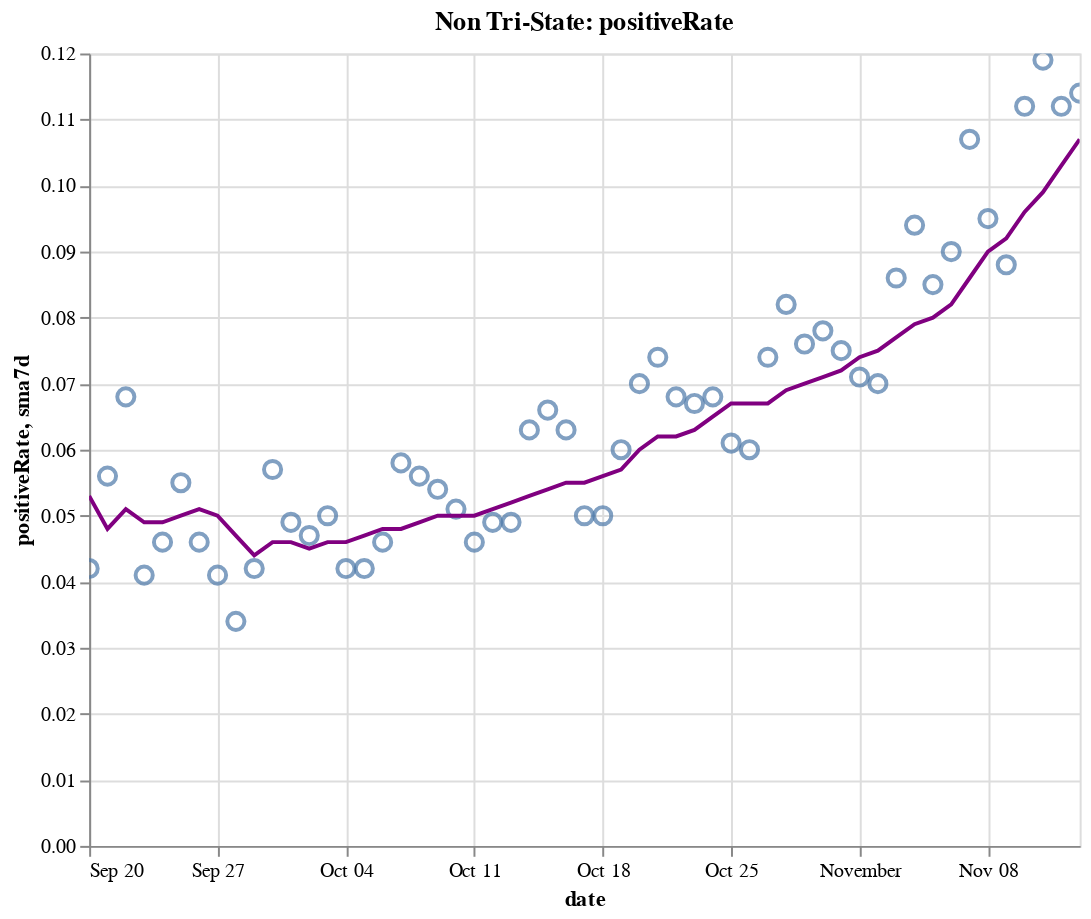

Notebook cell for this chart:
### Code cell
create_plot(non_tristate, 'positiveRate')

### Figure 1 — Vega-Lite specification as saved in the notebook (floating-point values rounded to 4 significant figures)
{"config": {"view": {"continuousWidth": 400, "continuousHeight": 300}}, "layer": [{"layer": [{"mark": {"type": "point", "size": 75}, "encoding": {"tooltip": [{"type": "temporal", "field": "date"}, {"type": "quantitative", "field": "positiveRate"}, {"type": "quantitative", "field": "sma7d"}], "x": {"type": "temporal", "field": "date"}, "y": {"type": "quantitative", "field": "positiveRate"}}, "selection": {"selector016": {"type": "interval", "bind": "scales", "encodings": ["x", "y"]}}}, {"mark": {"type": "line", "color": "purple"}, "encoding": {"x": {"type": "temporal", "field": "date"}, "y": {"type": "quantitative", "field": "sma7d"}}}]}, {"mark": {"type": "rule", "color": "#aaa"}, "encoding": {"x": {"type": "temporal", "field": "date"}}, "transform": [{"filter": {"selection": "selector015"}}]}, {"mark": "circle", "encoding": {"opacity": {"condition": {"value": 1, "selection": "selector015"}, "value": 0}, "tooltip": [{"type": "temporal", "field": "date"}, {"type": "quantitative", "field": "positiveRate"}, {"type": "quantitative", "field": "sma7d"}], "x": {"type": "temporal", "field": "date"}, "y": {"type": "quantitative", "field": "positiveRate"}}, "selection": {"selector015": {"type": "single", "encodings": ["x"], "on": "mouseover", "nearest": true, "empty": "none"}}}, {"mark": {"type": "text", "align": "left", "dx": 5, "dy": -5, "stroke": "white", "strokeWidth": 2}, "encoding": {"text": {"type": "quantitative", "field": "positiveRate"}, "tooltip": [{"type": "temporal", "field": "date"}, {"type": "quantitative", "field": "positiveRate"}, {"type": "quantitative", "field": "sma7d"}], "x": {"type": "temporal", "field": "date"}, "y": {"type": "quantitative", "field": "positiveRate"}}, "transform": [{"filter": {"selection": "selector015"}}]}, {"mark": {"type": "text", "align": "left", "dx": 5, "dy": -5}, "encoding": {"text": {"type": "quantitative", "field": "positiveRate"}, "tooltip": [{"type": "temporal", "field": "date"}, {"type": "quantitative", "field": "positiveRate"}, {"type": "quantitative", "field": "sma7d"}], "x": {"type": "temporal", "field": "date"}, "y": {"type": "quantitative", "field": "positiveRate"}}, "transform": [{"filter": {"selection": "selector015"}}]}], "data": {"name": "data-1d369c4f22a91b20d33fd5a65e74b2b9"}, "height": 400, "title": "Non Tri-State: positiveRate", "width": 500, "$schema": "https://vega.github.io/schema/vega-lite/v4.8.1.json", "datasets": {"data-1d369c4f22a91b20d33fd5a65e74b2b9": [{"date": "2020-09-20T00:00:00", "totalTestResultsIncrease": 817600.0, "positiveIncrease": 34370.0, "death": 145600.0, "deathIncrease": 322.0, "positiveRate": 0.042, "state": "Non Tri-State", "sma7d": 0.053}, {"date": "2020-09-21T00:00:00", "totalTestResultsIncrease": 670700.0, "positiveIncrease": 37600.0, "death": 145900.0, "deathIncrease": 281.0, "positiveRate": 0.056, "state": "Non Tri-State", "sma7d": 0.048}, {"date": "2020-09-22T00:00:00", "totalTestResultsIncrease": 710300.0, "positiveIncrease": 48040.0, "death": 146800.0, "deathIncrease": 842.0, "positiveRate": 0.068, "state": "Non Tri-State", "sma7d": 0.051}, {"date": "2020-09-23T00:00:00", "totalTestResultsIncrease": 904300.0, "positiveIncrease": 37320.0, "death": 147900.0, "deathIncrease": 1145.0, "positiveRate": 0.041, "state": "Non Tri-State", "sma7d": 0.049}, {"date": "2020-09-24T00:00:00", "totalTestResultsIncrease": 900000.0, "positiveIncrease": 41570.0, "death": 148800.0, "deathIncrease": 908.0, "positiveRate": 0.046, "state": "Non Tri-State", "sma7d": 0.049}, {"date": "2020-09-25T00:00:00", "totalTestResultsIncrease": 977000.0, "positiveIncrease": 53570.0, "death": 149700.0, "deathIncrease": 829.0, "positiveRate": 0.055, "state": "Non Tri-State", "sma7d": 0.05}, {"date": "2020-09-26T00:00:00", "totalTestResultsIncrease": 989400.0, "positiveIncrease": 45820.0, "death": 150500.0, "deathIncrease": 859.0, "positiveRate": 0.046, "state": "Non Tri-State", "sma7d": 0.051}, {"date": "2020-09-27T00:00:00", "totalTestResultsIncrease": 820100.0, "positiveIncrease": 33500.0, "death": 150800.0, "deathIncrease": 295.0, "positiveRate": 0.041, "state": "Non Tri-State", "sma7d": 0.05}, {"date": "2020-09-28T00:00:00", "totalTestResultsIncrease": 1006000.0, "positiveIncrease": 34100.0, "death": 151100.0, "deathIncrease": 245.0, "positiveRate": 0.034, "state": "Non Tri-State", "sma7d": 0.047}, {"date": "2020-09-29T00:00:00", "totalTestResultsIncrease": 815000.0, "positiveIncrease": 34460.0, "death": 151800.0, "deathIncrease": 725.0, "positiveRate": 0.042, "state": "Non Tri-State", "sma7d": 0.044}, {"date": "2020-09-30T00:00:00", "totalTestResultsIncrease": 747700.0, "positiveIncrease": 42330.0, "death": 152800.0, "deathIncrease": 1040.0, "positiveRate": 0.057, "state": "Non Tri-State", "sma7d": 0.046}, {"date": "2020-10-01T00:00:00", "totalTestResultsIncrease": 878000.0, "positiveIncrease": 43290.0, "death": 153600.0, "deathIncrease": 832.0, "positiveRate": 0.049, "state": "Non Tri-State", "sma7d": 0.046}, {"date": "2020-10-02T00:00:00", "totalTestResultsIncrease": 991700.0, "positiveIncrease": 46240.0, "death": 154500.0, "deathIncrease": 822.0, "positiveRate": 0.047, "state": "Non Tri-State", "sma7d": 0.045}, {"date": "2020-10-03T00:00:00", "totalTestResultsIncrease": 964800.0, "positiveIncrease": 48330.0, "death": 155200.0, "deathIncrease": 729.0, "positiveRate": 0.05, "state": "Non Tri-State", "sma7d": 0.046}, {"date": "2020-10-04T00:00:00", "totalTestResultsIncrease": 857600.0, "positiveIncrease": 36440.0, "death": 155500.0, "deathIncrease": 348.0, "positiveRate": 0.042, "state": "Non Tri-State", "sma7d": 0.046}, {"date": "2020-10-05T00:00:00", "totalTestResultsIncrease": 839900.0, "positiveIncrease": 35590.0, "death": 155900.0, "deathIncrease": 312.0, "positiveRate": 0.042, "state": "Non Tri-State", "sma7d": 0.047}, {"date": "2020-10-06T00:00:00", "totalTestResultsIncrease": 792300.0, "positiveIncrease": 36270.0, "death": 156500.0, "deathIncrease": 612.0, "positiveRate": 0.046, "state": "Non Tri-State", "sma7d": 0.048}, {"date": "2020-10-07T00:00:00", "totalTestResultsIncrease": 834500.0, "positiveIncrease": 48560.0, "death": 157400.0, "deathIncrease": 901.0, "positiveRate": 0.058, "state": "Non Tri-State", "sma7d": 0.048}, {"date": "2020-10-08T00:00:00", "totalTestResultsIncrease": 915600.0, "positiveIncrease": 51600.0, "death": 158300.0, "deathIncrease": 963.0, "positiveRate": 0.056, "state": "Non Tri-State", "sma7d": 0.049}, {"date": "2020-10-09T00:00:00", "totalTestResultsIncrease": 1008000.0, "positiveIncrease": 53980.0, "death": 159200.0, "deathIncrease": 880.0, "positiveRate": 0.054, "state": "Non Tri-State", "sma7d": 0.05}, {"date": "2020-10-10T00:00:00", "totalTestResultsIncrease": 1078000.0, "positiveIncrease": 54940.0, "death": 159900.0, "deathIncrease": 650.0, "positiveRate": 0.051, "state": "Non Tri-State", "sma7d": 0.05}, {"date": "2020-10-11T00:00:00", "totalTestResultsIncrease": 964200.0, "positiveIncrease": 44810.0, "death": 160300.0, "deathIncrease": 458.0, "positiveRate": 0.046, "state": "Non Tri-State", "sma7d": 0.05}, {"date": "2020-10-12T00:00:00", "totalTestResultsIncrease": 815000.0, "positiveIncrease": 39940.0, "death": 160600.0, "deathIncrease": 271.0, "positiveRate": 0.049, "state": "Non Tri-State", "sma7d": 0.051}, {"date": "2020-10-13T00:00:00", "totalTestResultsIncrease": 927400.0, "positiveIncrease": 45450.0, "death": 161300.0, "deathIncrease": 671.0, "positiveRate": 0.049, "state": "Non Tri-State", "sma7d": 0.052}, {"date": "2020-10-14T00:00:00", "totalTestResultsIncrease": 857000.0, "positiveIncrease": 53900.0, "death": 162100.0, "deathIncrease": 791.0, "positiveRate": 0.063, "state": "Non Tri-State", "sma7d": 0.053}, {"date": "2020-10-15T00:00:00", "totalTestResultsIncrease": 919700.0, "positiveIncrease": 60250.0, "death": 163000.0, "deathIncrease": 929.0, "positiveRate": 0.066, "state": "Non Tri-State", "sma7d": 0.054}, {"date": "2020-10-16T00:00:00", "totalTestResultsIncrease": 1030000.0, "positiveIncrease": 64620.0, "death": 163800.0, "deathIncrease": 860.0, "positiveRate": 0.063, "state": "Non Tri-State", "sma7d": 0.055}, {"date": "2020-10-17T00:00:00", "totalTestResultsIncrease": 1101000.0, "positiveIncrease": 55030.0, "death": 164600.0, "deathIncrease": 769.0, "positiveRate": 0.05, "state": "Non Tri-State", "sma7d": 0.055}, {"date": "2020-10-18T00:00:00", "totalTestResultsIncrease": 924000.0, "positiveIncrease": 45970.0, "death": 165000.0, "deathIncrease": 379.0, "positiveRate": 0.05, "state": "Non Tri-State", "sma7d": 0.056}, {"date": "2020-10-19T00:00:00", "totalTestResultsIncrease": 898100.0, "positiveIncrease": 53520.0, "death": 165400.0, "deathIncrease": 426.0, "positiveRate": 0.06, "state": "Non Tri-State", "sma7d": 0.057}, {"date": "2020-10-20T00:00:00", "totalTestResultsIncrease": 825900.0, "positiveIncrease": 57690.0, "death": 166200.0, "deathIncrease": 801.0, "positiveRate": 0.07, "state": "Non Tri-State", "sma7d": 0.06}, {"date": "2020-10-21T00:00:00", "totalTestResultsIncrease": 770100.0, "positiveIncrease": 57180.0, "death": 167200.0, "deathIncrease": 991.0, "positiveRate": 0.074, "state": "Non Tri-State", "sma7d": 0.062}, {"date": "2020-10-22T00:00:00", "totalTestResultsIncrease": 1028000.0, "positiveIncrease": 69600.0, "death": 168300.0, "deathIncrease": 1108.0, "positiveRate": 0.068, "state": "Non Tri-State", "sma7d": 0.062}, {"date": "2020-10-23T00:00:00", "totalTestResultsIncrease": 1173000.0, "positiveIncrease": 78900.0, "death": 169200.0, "deathIncrease": 888.0, "positiveRate": 0.067, "state": "Non Tri-State", "sma7d": 0.063}, {"date": "2020-10-24T00:00:00", "totalTestResultsIncrease": 1162000.0, "positiveIncrease": 78780.0, "death": 170100.0, "deathIncrease": 869.0, "positiveRate": 0.068, "state": "Non Tri-State", "sma7d": 0.065}, {"date": "2020-10-25T00:00:00", "totalTestResultsIncrease": 1025000.0, "positiveIncrease": 62330.0, "death": 170400.0, "deathIncrease": 361.0, "positiveRate": 0.061, "state": "Non Tri-State", "sma7d": 0.067}, {"date": "2020-10-26T00:00:00", "totalTestResultsIncrease": 957700.0, "positiveIncrease": 57650.0, "death": 170800.0, "deathIncrease": 358.0, "positiveRate": 0.06, "state": "Non Tri-State", "sma7d": 0.067}, {"date": "2020-10-27T00:00:00", "totalTestResultsIncrease": 926400.0, "positiveIncrease": 68820.0, "death": 171700.0, "deathIncrease": 895.0, "positiveRate": 0.074, "state": "Non Tri-State", "sma7d": 0.067}, {"date": "2020-10-28T00:00:00", "totalTestResultsIncrease": 902800.0, "positiveIncrease": 74450.0, "death": 172700.0, "deathIncrease": 983.0, "positiveRate": 0.082, "state": "Non Tri-State", "sma7d": 0.069}, {"date": "2020-10-29T00:00:00", "totalTestResultsIncrease": 1085000.0, "positiveIncrease": 82620.0, "death": 173700.0, "deathIncrease": 1017.0, "positiveRate": 0.076, "state": "Non Tri-State", "sma7d": 0.07}, {"date": "2020-10-30T00:00:00", "totalTestResultsIncrease": 1182000.0, "positiveIncrease": 91720.0, "death": 174600.0, "deathIncrease": 907.0, "positiveRate": 0.078, "state": "Non Tri-State", "sma7d": 0.071}, {"date": "2020-10-31T00:00:00", "totalTestResultsIncrease": 1155000.0, "positiveIncrease": 87080.0, "death": 175500.0, "deathIncrease": 949.0, "positiveRate": 0.075, "state": "Non Tri-State", "sma7d": 0.072}, {"date": "2020-11-01T00:00:00", "totalTestResultsIncrease": 988900.0, "positiveIncrease": 70050.0, "death": 175900.0, "deathIncrease": 370.0, "positiveRate": 0.071, "state": "Non Tri-State", "sma7d": 0.074}, {"date": "2020-11-02T00:00:00", "totalTestResultsIncrease": 1089000.0, "positiveIncrease": 76600.0, "death": 176400.0, "deathIncrease": 448.0, "positiveRate": 0.07, "state": "Non Tri-State", "sma7d": 0.075}, {"date": "2020-11-03T00:00:00", "totalTestResultsIncrease": 953100.0, "positiveIncrease": 81930.0, "death": 177900.0, "deathIncrease": 1496.0, "positiveRate": 0.086, "state": "Non Tri-State", "sma7d": 0.077}, {"date": "2020-11-04T00:00:00", "totalTestResultsIncrease": 1037000.0, "positiveIncrease": 96990.0, "death": 178900.0, "deathIncrease": 1067.0, "positiveRate": 0.094, "state": "Non Tri-State", "sma7d": 0.079}, {"date": "2020-11-05T00:00:00", "totalTestResultsIncrease": 1296000.0, "positiveIncrease": 109500.0, "death": 180000.0, "deathIncrease": 1077.0, "positiveRate": 0.085, "state": "Non Tri-State", "sma7d": 0.08}, {"date": "2020-11-06T00:00:00", "totalTestResultsIncrease": 1326000.0, "positiveIncrease": 118800.0, "death": 181100.0, "deathIncrease": 1140.0, "positiveRate": 0.09, "state": "Non Tri-State", "sma7d": 0.082}, {"date": "2020-11-07T00:00:00", "totalTestResultsIncrease": 1142000.0, "positiveIncrease": 122400.0, "death": 182200.0, "deathIncrease": 1077.0, "positiveRate": 0.107, "state": "Non Tri-State", "sma7d": 0.086}, {"date": "2020-11-08T00:00:00", "totalTestResultsIncrease": 1112000.0, "positiveIncrease": 105400.0, "death": 182700.0, "deathIncrease": 464.0, "positiveRate": 0.095, "state": "Non Tri-State", "sma7d": 0.09}, {"date": "2020-11-09T00:00:00", "totalTestResultsIncrease": 1246000.0, "positiveIncrease": 110200.0, "death": 183200.0, "deathIncrease": 516.0, "positiveRate": 0.088, "state": "Non Tri-State", "sma7d": 0.092}, {"date": "2020-11-10T00:00:00", "totalTestResultsIncrease": 1083000.0, "positiveIncrease": 121700.0, "death": 184500.0, "deathIncrease": 1285.0, "positiveRate": 0.112, "state": "Non Tri-State", "sma7d": 0.096}, {"date": "2020-11-11T00:00:00", "totalTestResultsIncrease": 1137000.0, "positiveIncrease": 134900.0, "death": 186000.0, "deathIncrease": 1520.0, "positiveRate": 0.119, "state": "Non Tri-State", "sma7d": 0.099}, {"date": "2020-11-12T00:00:00", "totalTestResultsIncrease": 1264000.0, "positiveIncrease": 141100.0, "death": 187100.0, "deathIncrease": 1046.0, "positiveRate": 0.112, "state": "Non Tri-State", "sma7d": 0.103}, {"date": "2020-11-13T00:00:00", "totalTestResultsIncrease": 1392000.0, "positiveIncrease": 158800.0, "death": 188300.0, "deathIncrease": 1239.0, "positiveRate": 0.114, "state": "Non Tri-State", "sma7d": 0.107}]}}
